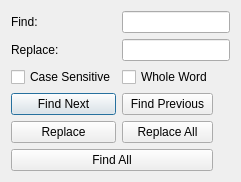
<?xml version="1.0" encoding="UTF-8"?>
<ui version="4.0">
 <class>FindReplaceDialog</class>
 <widget class="QDialog" name="FindReplaceDialog">
  <property name="windowTitle">
   <string>Find and Replace</string>
  </property>

  <layout class="QGridLayout">

   <item row="0" column="0">
    <widget class="QLabel">
     <property name="text">
      <string>Find:</string>
     </property>
    </widget>
   </item>

   <item row="0" column="1" colspan="2">
    <widget class="QLineEdit" name="findEdit"/>
   </item>

   <item row="1" column="0">
    <widget class="QLabel">
     <property name="text">
      <string>Replace:</string>
     </property>
    </widget>
   </item>

   <item row="1" column="1" colspan="2">
    <widget class="QLineEdit" name="replaceEdit"/>
   </item>

   <item row="2" column="0">
    <widget class="QCheckBox" name="caseCheck">
     <property name="text">
      <string>Case Sensitive</string>
     </property>
    </widget>
   </item>

   <item row="2" column="1">
    <widget class="QCheckBox" name="wholeWordCheck">
     <property name="text">
      <string>Whole Word</string>
     </property>
    </widget>
   </item>

   <item row="3" column="0">
    <widget class="QPushButton" name="findNextBtn">
     <property name="text">
      <string>Find Next</string>
     </property>
    </widget>
   </item>

   <item row="3" column="1">
    <widget class="QPushButton" name="findPrevBtn">
     <property name="text">
      <string>Find Previous</string>
     </property>
    </widget>
   </item>

   <item row="4" column="0">
    <widget class="QPushButton" name="replaceBtn">
     <property name="text">
      <string>Replace</string>
     </property>
    </widget>
   </item>

   <item row="4" column="1">
    <widget class="QPushButton" name="replaceAllBtn">
     <property name="text">
      <string>Replace All</string>
     </property>
    </widget>
   </item>

   <item row="5" column="0" colspan="2">
    <widget class="QPushButton" name="findAllBtn">
     <property name="text">
      <string>Find All</string>
     </property>
    </widget>
   </item>

  </layout>
 </widget>
 <resources/>
 <connections/>
</ui>
